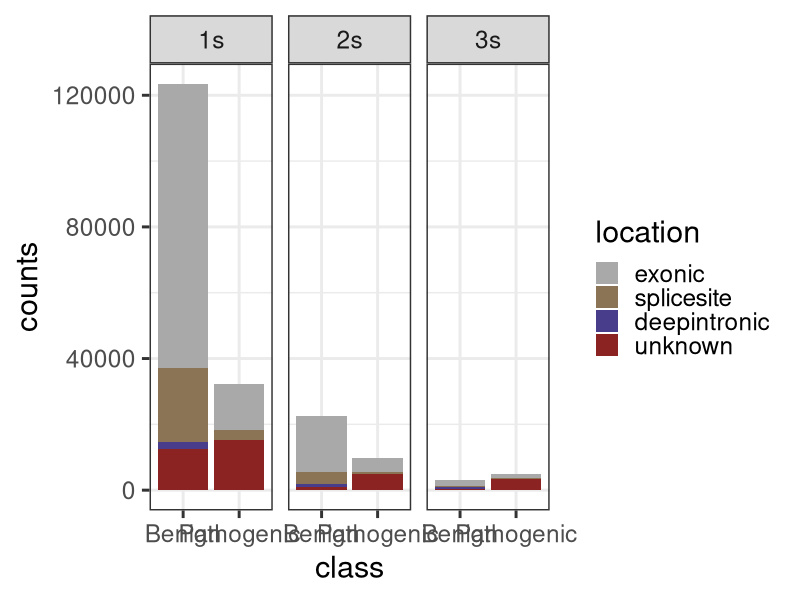

This chart was generated by the following R code:
library(ggplot2)


data <- expand.grid('location' = c("exonic","splicesite","deepintronic","unknown"),
                    'class'= c("Benign","Pathogenic"),
                    'df' = c("1s","2s","3s"))
#sure
data$counts <-  c(18571,5914,1148,3110,
                  13979,2918,79,15267, 
                  6454,1909,869,644,
                  4100,571,26,5014,
                  460,110,803,209,
                  1413,119,3,3489)


#with likely
data$counts <- c(86185,22710,1905,12656,
                 13979,2918,79,15267,
                 16895,3635,911,1031,
                 4100,571,26,5014,
                 1831,239,803,238,
                 1413,119,3,3489)

ggplot() +
  geom_bar(data=data, aes(y = counts, x = class, fill = location), stat="identity",
           position='stack') +
  theme_bw(base_size = 22) + 
  facet_grid( ~ df) +
  scale_fill_manual(values = c("darkgrey","burlywood4","darkslateblue","brown4"))



                
